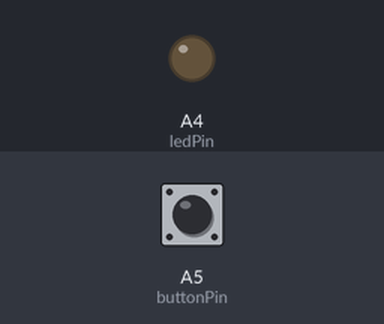
The program below on a simulated Arduino Nano 33 IoT. Shown: output pins drawn as LEDs (lit = HIGH). Dashed ring = blinking. The inputs (shaded band) are chosen by the test bench; at power-on: A5 (buttonPin) LOW.

Above: at 0.6 s.
At 1.2 s:
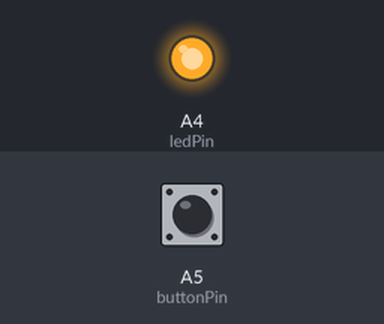
1.3 s: A5 (buttonPin) pulled HIGH for 0.15 s
At 1.65 s:
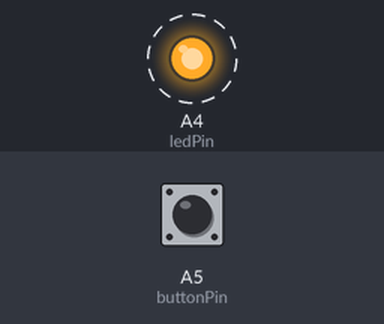
Timing chart, 0 to 10.3 s (numbered marks = the images above; inputs shaded):
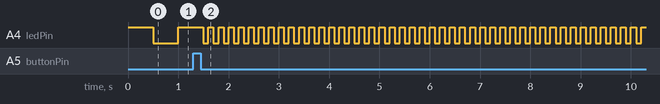

The program:

main.cpp
```cpp
#include <Arduino.h>

int buttonPin = 19;
int ledPin = 18;

void buttonISR();
volatile bool blinkFast = false;

void setup() {
    pinMode(buttonPin, INPUT);
    pinMode(ledPin, OUTPUT);
    attachInterrupt(digitalPinToInterrupt(buttonPin), buttonISR, RISING);
}

void loop() {
    digitalWrite(ledPin, HIGH);
    if (blinkFast == true)
    {
        delay(100);
    }
    else
    {
        delay(500);
    }
    digitalWrite(ledPin, LOW);
    if (blinkFast == true)
    {
        delay(100);
    }
    else
    {
        delay(500);
    }
}

void buttonISR() {
    if (blinkFast == false)
    {
        blinkFast = true;
    }
    else
    {
        blinkFast = false;
    }
}
```

Measured:
- after the input at 1.3 s, A4 (ledPin): alternates HIGH for 0.10 s and LOW for 0.10 s, starting after 0.30 s
